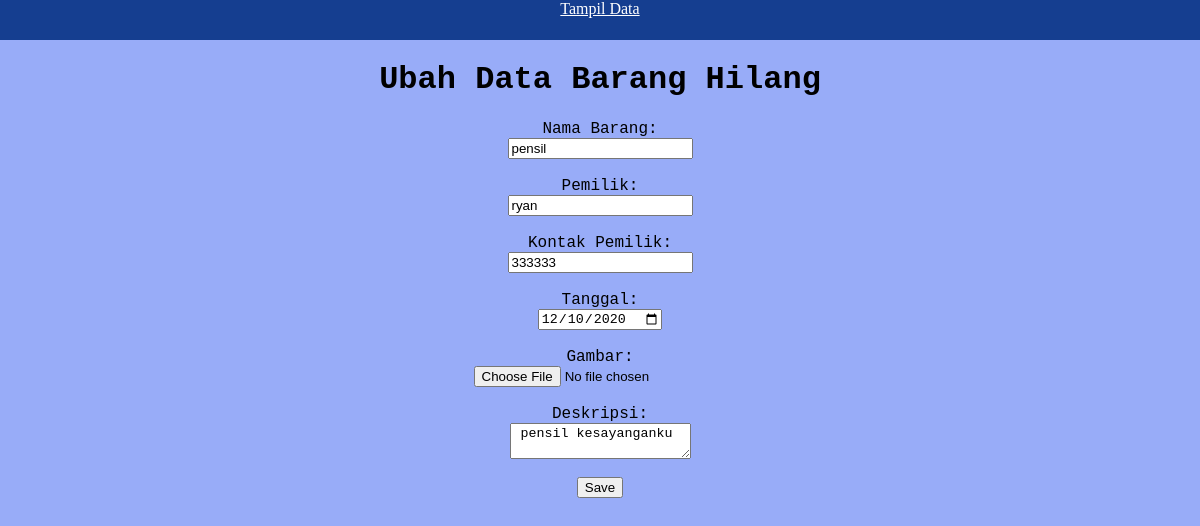
Page /edit.php?nama_barang=pensil on the committed database.
### tables this page shows
CREATE TABLE IF NOT EXISTS `barang_hilang` (
`id` int(11) NOT NULL,
  `nama_barang` varchar(30) NOT NULL,
  `pemilik` varchar(40) NOT NULL,
  `kontak_pemilik` varchar(30) NOT NULL,
  `tanggal` date NOT NULL,
  `deskripsi` varchar(500) NOT NULL,
  `gambar` varchar(40) NOT NULL
);

### edit.php (the view)
<?php
require_once("koneksi.php");
$kode = $_GET["nama_barang"];
$stmt = $pdo_conn->prepare("SELECT * FROM barang_hilang where nama_barang=:nama_barang");
$stmt->bindParam(':nama_barang', $kode);
$stmt->execute();
$result = $stmt->fetch();
?>
<html>
    <head>
        <link media="all" type="text/css" rel="stylesheet" href="css/cssform.css">
    </head>
<body>
    <div class="atas">
        <a href="indexadmin.php" style="color:white">Tampil Data</a>
    </div>
    <h1>Ubah Data Barang Hilang</h1>
<form name="frmAdd" action="update.php" method="POST" enctype="multipart/form-data">
    <label>Nama Barang: </label><br/>
    <input type="text" name="nama_barang" readonly value="<?php echo $result['nama_barang']; ?>" re /><br/><br/>
    <label>Pemilik: </label><br/>
    <input type="text" name="pemilik" value="<?php echo $result['pemilik']; ?>" required /><br/><br/>
    <label>Kontak Pemilik: </label><br/>
    <input type="text" name="kontak_pemilik" value="<?php echo $result['kontak_pemilik']; ?>" required /><br/><br/>
    <label>Tanggal: </label><br/>
    <input type="date" name="tanggal" value="<?php echo $result['tanggal']; ?>" required /><br/><br/>
    <label>Gambar: </label><br/>
    <input type="file" name="gbr" value="<?php echo $result['gbr']; ?>"required /><br/><br/>
    <label>Deskripsi: </label><br/>
    <textarea name="deskripsi"><?php echo $result['deskripsi']; ?></textarea> <br/><br/>
    <input name="save_record" type="submit" value="Save" class="demo-form-submit">
</form>
</body>
</html>

### css/cssform.css (style rules this page uses)
body { background-color: 98acf8; text-align: center; margin: 0; }
form { font-family: 'Courier New', Courier, monospace; }
h1 { font-family: 'Courier New', Courier, monospace; }
.atas { background-color:#153e90 ; height: 5%; }

### rows in the picture
barang_hilang: nama_barang "pensil", pemilik "ryan", kontak_pemilik "333333", tanggal "12/10/2020", deskripsi "pensil kesayanganku"
